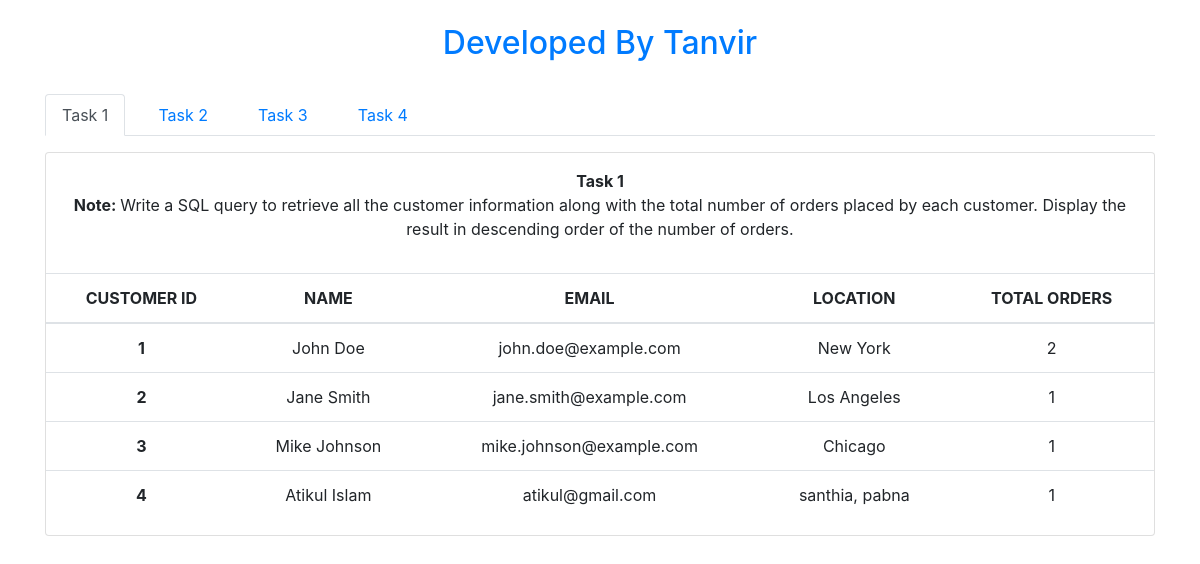
The page / on the database its author committed.
### tables this page shows
CREATE TABLE `Customers` (
  `customer_id` int(11) NOT NULL,
  `name` varchar(50) DEFAULT NULL,
  `email` varchar(100) DEFAULT NULL,
  `location` varchar(50) DEFAULT NULL
);

### index.php (the view, shortened to what this page needs)
<?php
include("connection.php");
$sqlTask1 = "SELECT Customers.*, COUNT(Orders.order_id) AS total_orders
FROM Customers
LEFT JOIN Orders ON Customers.customer_id = Orders.customer_id
GROUP BY Customers.customer_id
ORDER BY total_orders DESC;";
$taskResult1 = $mysqli->query($sqlTask1);
?>
<!DOCTYPE html>
<html lang="en">
<head>
    <link rel="stylesheet" href="https://stackpath.bootstrapcdn.com/bootstrap/4.5.2/css/bootstrap.min.css">
</head>
<body>
<div class="container pt-4">
    <h2 class="text-center pb-4 text-primary">Developed By Tanvir</h2>
    <ul class="nav nav-tabs">
        <li class="nav-item">
            <a class="nav-link active mr-3" aria-current="page" href="#task1" data-toggle="tab">Task 1</a>
        </li>
        <li class="nav-item">
            <a class="nav-link mr-3" href="#task2" data-toggle="tab">Task 2</a>
        </li>
        <li class="nav-item">
            <a class="nav-link mr-3" href="#task3" data-toggle="tab">Task 3</a>
        </li>
        <li class="nav-item">
            <a class="nav-link" href="#task4" data-toggle="tab">Task 4</a>
        </li>
    </ul>
    <div class="card mt-3">
        <div class="tab-content">
            <div class="tab-pane fade show active" id="task1">
                <p class="text-center p-3"> <b>Task 1</b> <br> <b>Note: </b>Write a SQL query to retrieve all the customer information along with the total number of orders placed by each customer. Display the result in descending order of the number of orders.</p>
                <table class="table">
                    <thead>
                        <tr>
                        <th scope="col" class='text-center'>CUSTOMER ID</th>
                        <th scope="col" class='text-center'>NAME</th>
                        <th scope="col" class='text-center'>EMAIL</th>
                        <th scope="col" class='text-center'>LOCATION</th>
                        <th scope="col" class='text-center'>TOTAL ORDERS</th>
                        </tr>
                    </thead>
                    <tbody>
                        <?php
                            foreach($taskResult1 as $item){
                            $id = $item['customer_id'];
                            $name = $item['name'];
                            $email = $item['email'];
                            $location = $item['location'];
                            $total_orders = $item['total_orders'];
                            echo "<tr>
                            <th scope='row' class='text-center'>{$id}</th>
                            <td class='text-center'>{$name}</td>
                            <td class='text-center'>{$email}</td>
                            <td class='text-center'>{$location}</td>
                            <td class='text-center'>{$total_orders}</td>
                            </tr>";
                            }
                        ?>
                    </tbody>
                </table>
            </div>
        </div>
    </div>
</div>
</body>
</html>

### rows shown on the page
customers: customer_id "1", name "John Doe", email "john.doe@example.com", location "New York", total_orders "2"
customers: customer_id "2", name "Jane Smith", email "jane.smith@example.com", location "Los Angeles", total_orders "1"
customers: customer_id "3", name "Mike Johnson", email "mike.johnson@example.com", location "Chicago", total_orders "1"
customers: customer_id "4", name "Atikul Islam", email "atikul@gmail.com", location "santhia, pabna", total_orders "1"
